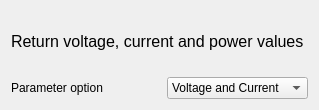
            <widget class="QWidget" name="tab_2450_query_parameter">
             <attribute name="title">
              <string>Query parameter</string>
             </attribute>
             <layout class="QFormLayout" name="formLayout_53">
              <item row="0" column="0" colspan="2">
               <widget class="QLabel" name="label_168">
                <property name="minimumSize">
                 <size>
                  <width>0</width>
                  <height>60</height>
                 </size>
                </property>
                <property name="font">
                 <font>
                  <family>Arial</family>
                  <pointsize>12</pointsize>
                  <weight>50</weight>
                  <italic>false</italic>
                  <bold>false</bold>
                 </font>
                </property>
                <property name="styleSheet">
                 <string notr="true">font: 12pt &quot;Arial&quot;;</string>
                </property>
                <property name="text">
                 <string>Return voltage, current and power values</string>
                </property>
               </widget>
              </item>
              <item row="1" column="0">
               <widget class="QLabel" name="label_171">
                <property name="minimumSize">
                 <size>
                  <width>150</width>
                  <height>0</height>
                 </size>
                </property>
                <property name="maximumSize">
                 <size>
                  <width>200</width>
                  <height>16777215</height>
                 </size>
                </property>
                <property name="text">
                 <string>Parameter option</string>
                </property>
               </widget>
              </item>
              <item row="1" column="1">
               <widget class="QComboBox" name="comboBox_2450_query_parameter_parameter">
                <property name="sizeAdjustPolicy">
                 <enum>QComboBox::AdjustToContentsOnFirstShow</enum>
                </property>
                <item>
                 <property name="text">
                  <string>Voltage and Current</string>
                 </property>
                </item>
                <item>
                 <property name="text">
                  <string>Voltage</string>
                 </property>
                </item>
                <item>
                 <property name="text">
                  <string>Current</string>
                 </property>
                </item>
               </widget>
              </item>
             </layout>
            </widget>
